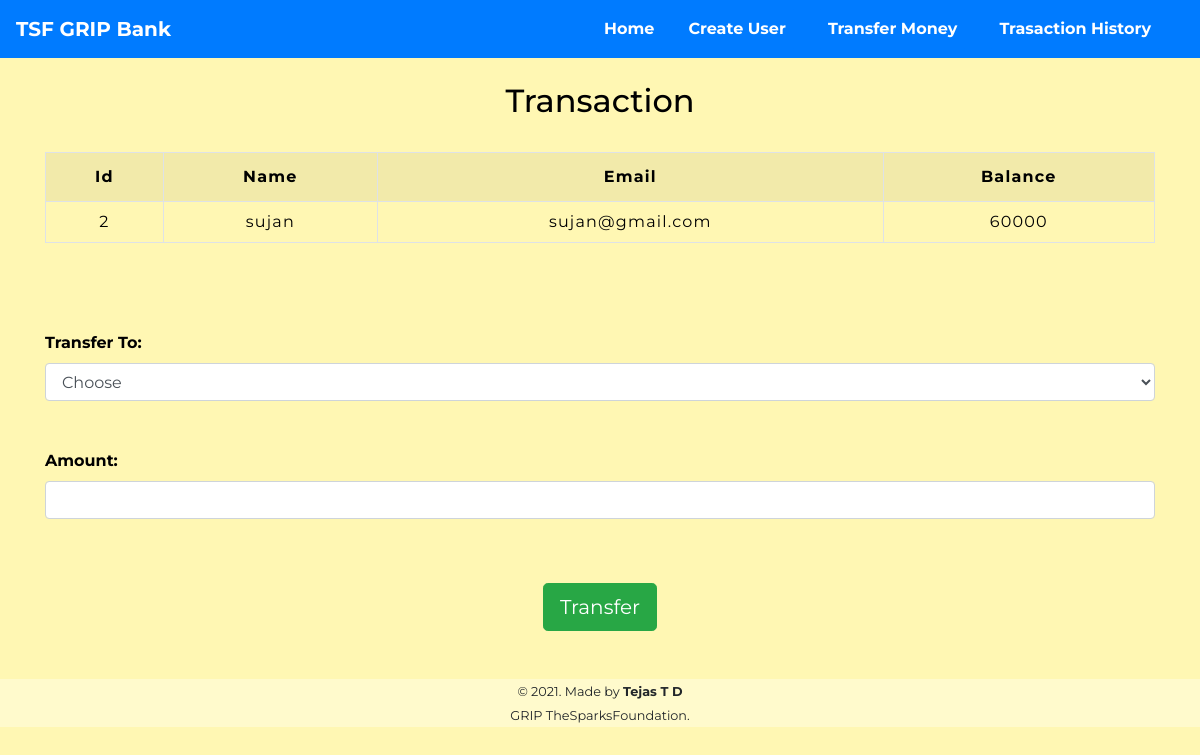
Page /moneytransfer.php?id=2 on the committed database.
### tables this page shows
CREATE TABLE `users` (
  `id` int(3) NOT NULL,
  `name` text NOT NULL,
  `email` varchar(30) NOT NULL,
  `mobile` text NOT NULL,
  `balance` int(8) NOT NULL
);

### moneytransfer.php (the view, shortened to what this page needs)
<!DOCTYPE html>
<html lang="en" dir="ltr">
  <head>
    <link rel="stylesheet" href="css/moneytransfer.css">
    <link rel="stylesheet" href="https://maxcdn.bootstrapcdn.com/bootstrap/4.0.0/css/bootstrap.min.css">
  </head>
  <body style="background-color:#fff7b3">
    <?php
     include "navbar.php";
     ?>
     <div class="container">
       <h2 class="text-center pt-4" style="color : black;">Transaction</h2>
       <?php
       include 'dbcon.php';
       $sid = $_GET['id'];
       $sql = "SELECT * FROM  users where id=$sid";
       $result = mysqli_query($conn, $sql);
       $rows = mysqli_fetch_assoc($result);
       ?>
       <form method="post" name="tcredit" class="tabletext"><br>
           <div>
               <table class="table table-striped table-condensed table-bordered">
                   <tr style="color : black;">
                       <th class="text-center">Id</th>
                       <th class="text-center">Name</th>
                       <th class="text-center">Email</th>
                       <th class="text-center">Balance</th>
                   </tr>
                   <tr style="color : black;">
                       <td class="py-2"><?php echo $rows['id'] ?></td>
                       <td class="py-2"><?php echo $rows['name'] ?></td>
                       <td class="py-2"><?php echo $rows['email'] ?></td>
                       <td class="py-2"><?php echo $rows['balance'] ?></td>
                   </tr>
               </table>
           </div>
           <br><br><br>
           <label style="color : black;"><b>Transfer To:</b></label>
           <select name="to" class="form-control" required>
               <option value="" disabled selected>Choose</option>
           </select>
           <br>
           <br>
           <label style="color : black;"><b>Amount:</b></label>
           <input type="number" class="form-control" name="amount" required>
           <br><br>
           <div class="text-center">
               <button class="btn btn-lg btn-success mt-3" name="submit" type="submit" id="myBtn">Transfer</button>
           </div>
       </form>
   </div>
     <div class="container-fluid" style="background-color:#fffacc">
       <footer class="text-center mt-5">
         <p><small>&copy 2021. Made by <b>Tejas T D</b><br>GRIP TheSparksFoundation.</small></p>
       </footer>
     </div>
  </body>
</html>

### css/moneytransfer.css (style rules this page uses)
* { padding: 0; margin: 0; box-sizing: border-box; font-family: 'Montserrat', sans-serif; }
table { letter-spacing: 1.2px; }
td { text-align: center; }
button { border:none; background: #eb6f6f; transition: 1s; }

### rows in the picture
users: id "2", name "sujan", email "sujan@gmail.com", balance "60000"
